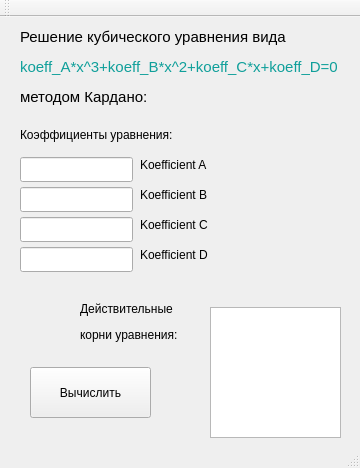
<?xml version="1.0" encoding="UTF-8"?>
<ui version="4.0">
 <class>MainWindow</class>
 <widget class="QMainWindow" name="MainWindow">
  <property name="geometry">
   <rect>
    <x>0</x>
    <y>0</y>
    <width>360</width>
    <height>468</height>
   </rect>
  </property>
  <property name="minimumSize">
   <size>
    <width>360</width>
    <height>468</height>
   </size>
  </property>
  <property name="maximumSize">
   <size>
    <width>360</width>
    <height>468</height>
   </size>
  </property>
  <property name="windowTitle">
   <string>Cubic Equation Solver</string>
  </property>
  <widget class="QWidget" name="centralWidget">
   <widget class="QLabel" name="label">
    <property name="geometry">
     <rect>
      <x>20</x>
      <y>10</y>
      <width>331</width>
      <height>81</height>
     </rect>
    </property>
    <property name="font">
     <font>
      <family>Arial</family>
      <pointsize>14</pointsize>
     </font>
    </property>
    <property name="text">
     <string>&lt;html&gt;&lt;head/&gt;&lt;body&gt;&lt;p&gt;&lt;span style=&quot; font-size:11pt;&quot;&gt;Решение кубического уравнения вида&lt;/span&gt;&lt;/p&gt;&lt;p&gt;&lt;span style=&quot; font-size:11pt; color:#0f9f9a;&quot;&gt;koeff_A*x^3+koeff_B*x^2+koeff_C*x+koeff_D=0&lt;/span&gt;&lt;/p&gt;&lt;p&gt;&lt;span style=&quot; font-size:11pt; color:#000000;&quot;&gt;методом Кардано:&lt;/span&gt;&lt;/p&gt;&lt;/body&gt;&lt;/html&gt;</string>
    </property>
   </widget>
   <widget class="QLineEdit" name="lned_koeff_A">
    <property name="geometry">
     <rect>
      <x>20</x>
      <y>140</y>
      <width>113</width>
      <height>25</height>
     </rect>
    </property>
    <property name="readOnly">
     <bool>false</bool>
    </property>
   </widget>
   <widget class="QLineEdit" name="lned_koeff_B">
    <property name="geometry">
     <rect>
      <x>20</x>
      <y>170</y>
      <width>113</width>
      <height>25</height>
     </rect>
    </property>
    <property name="readOnly">
     <bool>false</bool>
    </property>
   </widget>
   <widget class="QLineEdit" name="lned_koeff_C">
    <property name="geometry">
     <rect>
      <x>20</x>
      <y>200</y>
      <width>113</width>
      <height>25</height>
     </rect>
    </property>
    <property name="readOnly">
     <bool>false</bool>
    </property>
   </widget>
   <widget class="QLineEdit" name="lned_koeff_D">
    <property name="geometry">
     <rect>
      <x>20</x>
      <y>230</y>
      <width>113</width>
      <height>25</height>
     </rect>
    </property>
    <property name="readOnly">
     <bool>false</bool>
    </property>
   </widget>
   <widget class="QLabel" name="label_2">
    <property name="geometry">
     <rect>
      <x>140</x>
      <y>140</y>
      <width>121</width>
      <height>16</height>
     </rect>
    </property>
    <property name="text">
     <string>Koefficient A</string>
    </property>
   </widget>
   <widget class="QLabel" name="label_3">
    <property name="geometry">
     <rect>
      <x>140</x>
      <y>170</y>
      <width>121</width>
      <height>16</height>
     </rect>
    </property>
    <property name="text">
     <string>Koefficient B</string>
    </property>
   </widget>
   <widget class="QLabel" name="label_4">
    <property name="geometry">
     <rect>
      <x>140</x>
      <y>200</y>
      <width>121</width>
      <height>16</height>
     </rect>
    </property>
    <property name="text">
     <string>Koefficient C</string>
    </property>
   </widget>
   <widget class="QLabel" name="label_5">
    <property name="geometry">
     <rect>
      <x>140</x>
      <y>230</y>
      <width>121</width>
      <height>16</height>
     </rect>
    </property>
    <property name="text">
     <string>Koefficient D</string>
    </property>
   </widget>
   <widget class="QListWidget" name="listWidget_Result">
    <property name="geometry">
     <rect>
      <x>210</x>
      <y>290</y>
      <width>131</width>
      <height>131</height>
     </rect>
    </property>
    <property name="dragEnabled">
     <bool>true</bool>
    </property>
    <property name="dragDropMode">
     <enum>QAbstractItemView::DragOnly</enum>
    </property>
   </widget>
   <widget class="QLabel" name="label_6">
    <property name="geometry">
     <rect>
      <x>20</x>
      <y>110</y>
      <width>191</width>
      <height>16</height>
     </rect>
    </property>
    <property name="text">
     <string>Коэффициенты уравнения:</string>
    </property>
   </widget>
   <widget class="QLabel" name="label_7">
    <property name="geometry">
     <rect>
      <x>80</x>
      <y>280</y>
      <width>121</width>
      <height>51</height>
     </rect>
    </property>
    <property name="text">
     <string>&lt;html&gt;&lt;head/&gt;&lt;body&gt;&lt;p&gt;Действительные&lt;/p&gt;&lt;p&gt;корни уравнения:&lt;/p&gt;&lt;/body&gt;&lt;/html&gt;</string>
    </property>
   </widget>
   <widget class="QPushButton" name="btnCalc">
    <property name="geometry">
     <rect>
      <x>30</x>
      <y>350</y>
      <width>121</width>
      <height>51</height>
     </rect>
    </property>
    <property name="text">
     <string>Вычислить</string>
    </property>
   </widget>
  </widget>
  <widget class="QMenuBar" name="menuBar">
   <property name="geometry">
    <rect>
     <x>0</x>
     <y>0</y>
     <width>360</width>
     <height>22</height>
    </rect>
   </property>
  </widget>
  <widget class="QToolBar" name="mainToolBar">
   <attribute name="toolBarArea">
    <enum>TopToolBarArea</enum>
   </attribute>
   <attribute name="toolBarBreak">
    <bool>false</bool>
   </attribute>
  </widget>
  <widget class="QStatusBar" name="statusBar"/>
 </widget>
 <layoutdefault spacing="6" margin="11"/>
 <resources/>
 <connections/>
</ui>
